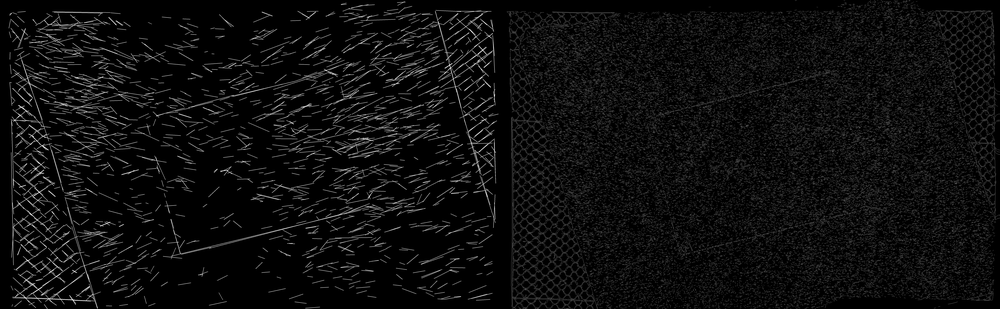
#> input picture shape_detect_output/black1_combined_output.png, 1000 x 309 px, shrunk from 9040 x 2790 before the run, given in place of purple1.jpg, which was not available
$ python shape_detect.py   (older library calls are emulated)
#> lines starting #> are read from the running program, lines starting #| are printed output that depends on the picture; after the words box and inside, x2 and y2 are one past the last pixel; in counts of white or black regions, pixels touching at a corner belong together; pictures that were not available may be replaced by others from this repository, and a replacement may not be noted
### simplification.py
import cv2
import numpy as np
import matplotlib.pyplot as plt


def morphology_diff(image):
    kernel = cv2.getStructuringElement(cv2.MORPH_ELLIPSE, (101, 101))
    img_eroded = cv2.erode(image, kernel, iterations=1)
    img_morphed = cv2.dilate(img_eroded, kernel, iterations=1)

    difference_with_morph = cv2.absdiff(image, img_morphed)
    difference_with_morph_gray = cv2.cvtColor(difference_with_morph, cv2.COLOR_BGR2GRAY)
    difference_with_morph_gray_inversed = 255 - difference_with_morph_gray
    blurred = cv2.GaussianBlur(difference_with_morph_gray_inversed, (5, 5), 10)
    contour_emphasized = cv2.addWeighted(
        difference_with_morph_gray_inversed, 1.5, blurred, -0.5, 0
    )
    sharp_blurred = cv2.GaussianBlur(contour_emphasized, (5, 5), 10)
    return (
        img_eroded,
        img_morphed,
        difference_with_morph_gray,
        difference_with_morph_gray_inversed,
        contour_emphasized,
        sharp_blurred,
    )


# [28 lines left out: functions morphology_diff_binary, morph, blur, not called in this run]


def nothing(image):
    image_gray = cv2.cvtColor(image, cv2.COLOR_BGR2GRAY)
    return image_gray


# [62 lines that do not run on import are left out]

### line_merge.py
import numpy as np
from scipy.spatial import KDTree
from collections import defaultdict


def calculate_angle(x1, y1, x2, y2):
    """두 점을 연결하는 선의 각도(기울기) 계산 (라디안 -> 도)"""
    angle = np.degrees(np.arctan2(y2 - y1, x2 - x1))
    if angle > 135:
        angle -= 180
    elif angle < -45:
        angle += 180
    return angle


def create_kd_tree(points):
    """KDTree 생성"""
    return KDTree(points)


def find_connected_segments(segments, distance_threshold=50, angle_threshold=10.0):
    """선분 간 거리와 각도를 고려하여 연결된 선분 찾기"""
    points = []
    segment_info = {}

    for i, (x1, y1, x2, y2) in enumerate(segments):
        angle = calculate_angle(x1, y1, x2, y2)
        points.append((x1, y1))
        points.append((x2, y2))
        segment_info[(x1, y1)] = (i, angle)
        segment_info[(x2, y2)] = (i, angle)

    kd_tree = create_kd_tree(points)
    adj_list = defaultdict(list)

    for i, (x1, y1, x2, y2) in enumerate(segments):
        angle_i = calculate_angle(x1, y1, x2, y2)

        # 🔥 시점과 가까운 점 찾기
        _, indices = kd_tree.query([x2, y2], k=30)
        for idx in indices:
            if idx >= len(points):
                continue
            x_near, y_near = points[idx]
            if (x_near, y_near) in segment_info:
                neighbor, angle_j = segment_info[(x_near, y_near)]
                angle_new = calculate_angle(x1, y1, x_near, y_near)
                r = np.linalg.norm([x1 - x_near, y1 - y_near])
                # ✅ 거리 & 각도 차이 조건 추가
                if (
                    neighbor != i
                    and r < distance_threshold
                    and abs(angle_i - angle_new) < angle_threshold
                ):
                    # print(angle_i, angle_j, angle_new, abs(angle_i - angle_j))
                    if abs(angle_i - angle_j) < angle_threshold:
                        adj_list[i].append(neighbor)

        # 🔥 종점과 가까운 점 찾기
        _, indices = kd_tree.query([x2, y2], k=30)
        for idx in indices:
            if idx >= len(points):
                continue
            x_near, y_near = points[idx]
            if (x_near, y_near) in segment_info:
                neighbor, angle_j = segment_info[(x_near, y_near)]
                angle_new = calculate_angle(x2, y2, x_near, y_near)
                r = np.linalg.norm([x2 - x_near, y2 - y_near])
                if (
                    neighbor != i
                    and r < distance_threshold
                    and abs(angle_i - angle_new) < angle_threshold
                ):
                    # print(angle_i, angle_j, angle_new, abs(angle_i - angle_j))
                    if abs(angle_i - angle_j) < angle_threshold:
                        adj_list[i].append(neighbor)

    return adj_list


def dfs(idx, adj_list, visited, group):
    if visited[idx]:  # 🔥 이미 방문했으면 바로 리턴
        return
    """DFS로 연결된 선분들을 그룹화"""
    visited[idx] = True
    group.append(idx)

    for neighbor in adj_list[idx]:
        if 0 <= neighbor < len(visited) and not visited[neighbor]:  # 유효성 체크
            dfs(neighbor, adj_list, visited, group)


def merge_segments(segments, adj_list):
    """연결된 선분 그룹을 찾아 병합"""
    visited = [False] * len(segments)
    result = []

    for i in range(len(segments)):
        if not visited[i]:
            group = []
            dfs(i, adj_list, visited, group)
            if len(group) <= 2:
                continue
            merged_segment = merge_group(segments, group)
            result.append(merged_segment)

    return result


def merge_group(segments, group):
    """그룹화된 선분을 하나의 긴 선분으로 병합"""
    group_points = []
    for idx in group:
        x1, y1, x2, y2 = segments[idx]
        group_points.append((x1, y1))
        group_points.append((x2, y2))

    # x 또는 y 기준으로 정렬
    group_points = sorted(group_points, key=lambda p: (p[1], p[0]))

    return [
        group_points[0][0],
        group_points[0][1],
        group_points[-1][0],
        group_points[-1][1],
    ]


def merge_all_segments(segments):
    """전체 선분을 병합"""
    adj_list = find_connected_segments(segments)
    merged_segments = merge_segments(segments, adj_list)
    return merged_segments


# [12 lines that do not run on import are left out]

### shape_detect.py
import time

import cv2
import numpy as np
from sklearn.linear_model import RANSACRegressor


from simplification import morphology_diff
import matplotlib.pyplot as plt
from line_merge import merge_all_segments
import sys

sys.setrecursionlimit(5000)  # 🔥 재귀 호출 한도 증가


# [44 lines left out: functions Hough, RANSAC, not called in this run]


def line_detector(img_gray):
    # 선 감지기 생성
    detector = cv2.createLineSegmentDetector()
    # 선 감지
    lines, _, _, _ = detector.detect(img_gray)
    lines = lines.squeeze()
    merged_lines = merge_all_segments(lines)
    # 감지된 선 그리기
    output_img_merged = np.zeros_like(img_gray)
    for line in merged_lines:
        x1, y1, x2, y2 = line
        cv2.line(output_img_merged, (int(x1), int(y1)), (int(x2), int(y2)), 255, 2)
    output_img_not_merged = np.zeros_like(img_gray)
    for line in lines:
        x1, y1, x2, y2 = line
        cv2.line(output_img_not_merged, (int(x1), int(y1)), (int(x2), int(y2)), 255, 2)

    return output_img_merged, output_img_not_merged


def line_detector_without_merge(img_gray):
    # 선 감지기 생성
    detector = cv2.createLineSegmentDetector()

    # 선 감지
    lines = detector.detect(img_gray)[0]
    # 감지된 선 그리기
    drawing_paper = np.ones_like(img_gray) * 255
    output_img = detector.drawSegments(drawing_paper, lines)
    output_img = cv2.cvtColor(output_img, cv2.COLOR_BGR2GRAY)
    output_img_binary = cv2.threshold(
        output_img, 0, 255, cv2.THRESH_BINARY + cv2.THRESH_OTSU
    )[1]
    output_img_binary_inversed = 255 - output_img_binary
    return output_img_binary_inversed


# [34 lines left out: functions detect_SED, sobel, laplacian, scharr, not called in this run]


def canny(img):
    canny = cv2.Canny(img, 150, 250)
    return canny


if __name__ == "__main__":
    file_name = "purple1"
    image_path = f"C:/Users/UserK/Desktop/fin/{file_name}.jpg"
    image = cv2.imread(image_path)
#> image is the input picture: shape (309, 1000, 3); min 0, max 240, mean 13.7
    image_rgb = cv2.cvtColor(image, cv2.COLOR_BGR2RGB)
    _, _, _, img_gray, _, _ = morphology_diff(image)
#> in morphology_diff, `img_eroded = cv2.erode(image, kernel, iterations=1)`: img_eroded: shape (309, 1000, 3); every value is 0
#> in morphology_diff, `difference_with_morph_gray_inversed = 255 - difference_with_morph_gray`:
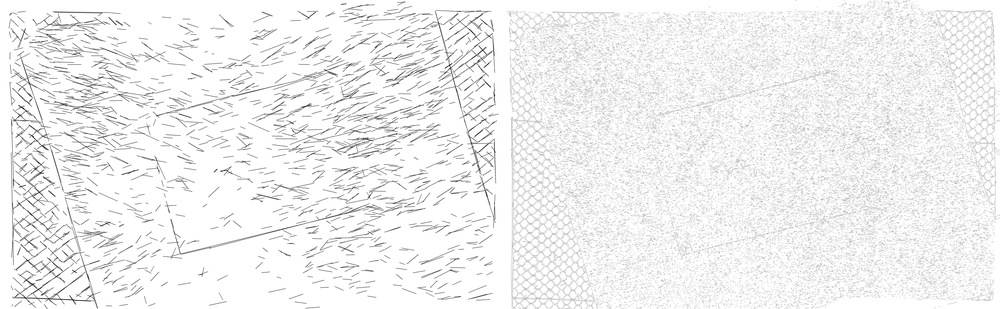
#> difference_with_morph_gray_inversed: shape (309, 1000); min 15, max 255, mean 241.3
#> in morphology_diff, `blurred = cv2.GaussianBlur(difference_with_morph_gray_inversed, (5, 5)..`:
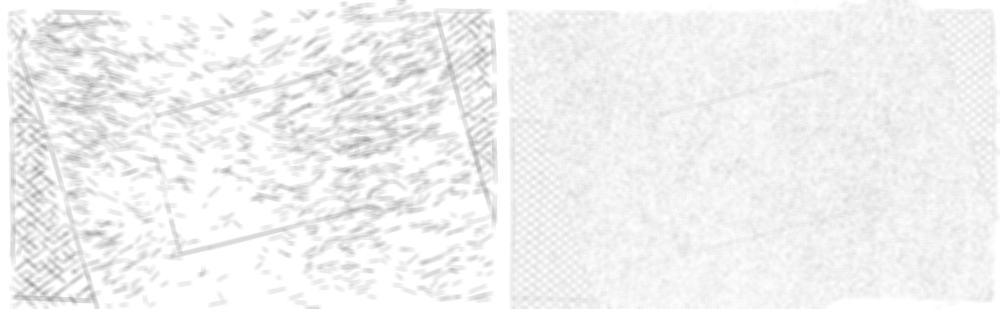
#> blurred: shape (309, 1000); min 162, max 255, mean 241.3
    # img_gray = cv2.cvtColor(image, cv2.COLOR_BGR2GRAY)

    line_image = line_detector_without_merge(img_gray)
#> in line_detector_without_merge, `lines = detector.detect(img_gray)[0]`: lines = 979 rows, first 6: [74.93, 305.2, 69.97, 298.9], [348.1, 138, 366.9, 136.3], [26.89, 298.7, 11.9, 298.3], [336, 75.82, 327, 72.73], [41.68, 172.8, 31.18, 180.2], [338.1, 168.2, 350.8, 167]
#> in line_detector_without_merge, `output_img = detector.drawSegments(drawing_paper, lines)`:
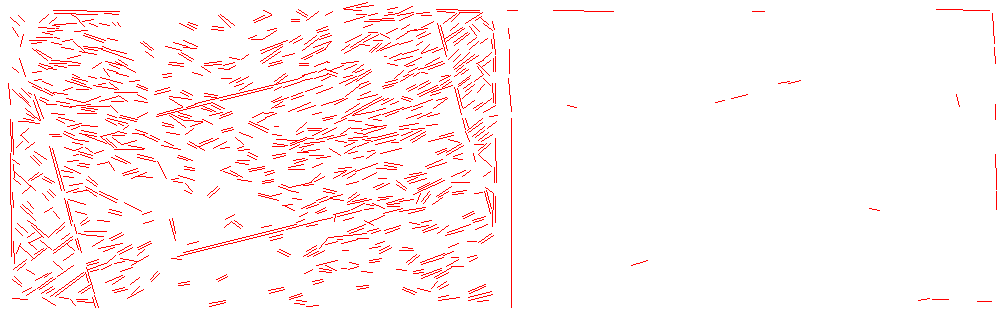
#> output_img: shape (309, 1000, 3); mean of channels 0, 1, 2 243.3, 243.3, 255; drawn as B, G, R
#> in line_detector_without_merge, `output_img = detector.drawSegments(drawing_paper, lines)`: drawing_paper: shape (309, 1000); every value is 255
#> in line_detector_without_merge, `output_img = cv2.cvtColor(output_img, cv2.COLOR_BGR2GRAY)`:
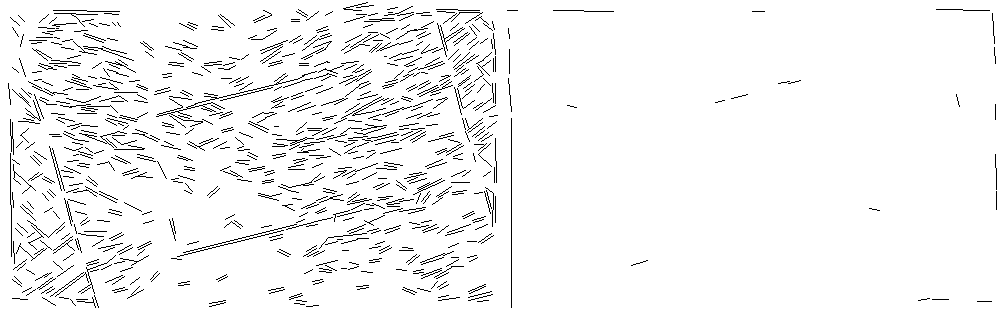
#> output_img: shape (309, 1000); values 76 (black) and 255 (white), 95.4% white; black in thin lines or dots
#> in line_detector_without_merge, `output_img_binary = cv2.threshold( output_img, 0, 255, cv2.THRESH_BINA..`: output_img_binary: shape (309, 1000); 95.4% white; black in thin lines or dots
#> in line_detector_without_merge, `output_img_binary_inversed = 255 - output_img_binary`: output_img_binary_inversed: shape (309, 1000); 4.6% white in thin lines or dots
    merged_lines = line_detector(line_image)
#> in line_detector, `lines, _, _, _ = detector.detect(img_gray)`: lines = 1100 rows, first 6: [405.3, 32.65, 426.7, 28.51], [414.6, 27.67, 406.7, 30.04], [298.1, 139.2, 276.9, 137.8], [344.4, 9.62, 359.3, 10.92], [75.68, 21.27, 54.37, 23.1], [114.4, 149.9, 141.9, 149.8]
#> the loop in find_connected_segments, `for i, (x1, y1, x2, y2) in enumerate(segments):` made 1100 passes
#> (x1, y1, x2, y2) on passes 1 to 3: (405.3, 32.65, 426.7, 28.51), (414.6, 27.67, 406.7, 30.04), (298.1, 139.2, 276.9, 137.8)
#> after the loop in find_connected_segments, `for i, (x1, y1, x2, y2) in enumerate(segments):`: points = 2200 pairs, first value 6.37 to 997.5, second value 0.998 to 306.9; segment_info = 2200 items
#> the loop in find_connected_segments, `for i, (x1, y1, x2, y2) in enumerate(segments):` made 1100 passes
#> (x1, y1, x2, y2) on passes 8 to 10: (391.9, 17.21, 369.4, 18.02), (364.3, 22.02, 393.1, 20.75), (318.3, 147.6, 301.9, 150.7)
#> the loop in line_detector, `for line in merged_lines:` made 84 passes
#> line on passes 1 to 12: [414.4, 14.43, 269, 66.76], [276.9, 137.8, 288.1, 144.2], [344.4, 9.62, 364.3, 22.02], [75.68, 21.27, 74.27, 32.55], [39.01, 61.75, 179.3, 105.7], [490.1, 51.56, 274.3, 159], [310.7, 180.8, 270.6, 194.4], [436.2, 45.69, 156.6, 117.1], [82.27, 35.76, 132.2, 60.99], [6.37, 83.03, 15, 261.9], [184, 38.96, 193, 47.3], [348.1, 118.5, 359.4, 128.8]
#> after the loop in line_detector, `for line in merged_lines:`:
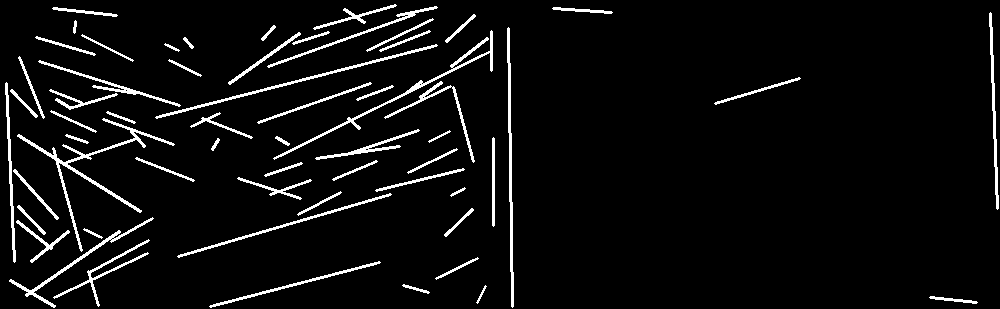
#> output_img_merged: shape (309, 1000); 5.3% white in thin lines or dots
#> the loop in line_detector, `for line in lines:` made 1100 passes
#> after the loop in line_detector, `for line in lines:`:
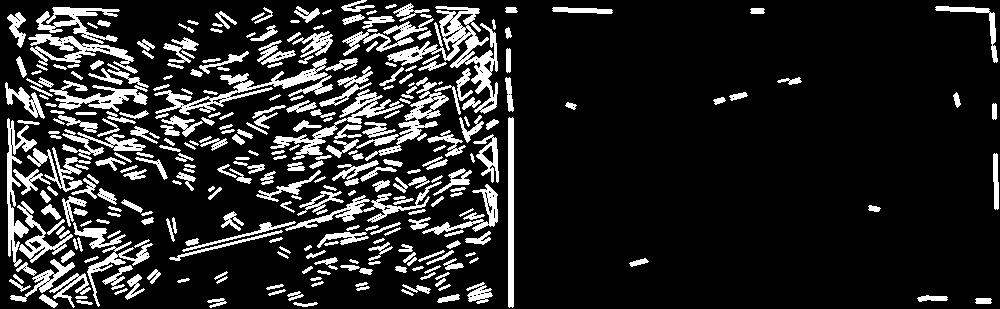
#> output_img_not_merged: shape (309, 1000); 15.7% white; 322 white regions (2 under 20 px), largest, box (x1, y1, x2, y2) and area: (387, 6, 498, 114) 2954, (154, 58, 328, 115) 1803, (270, 89, 404, 160) 1521
    # contour_image = contours(line_image)
#> (the run stopped early here; a loop or call above may not have finished)

$ run again, on shape_detect_output/white1_combined_output.png
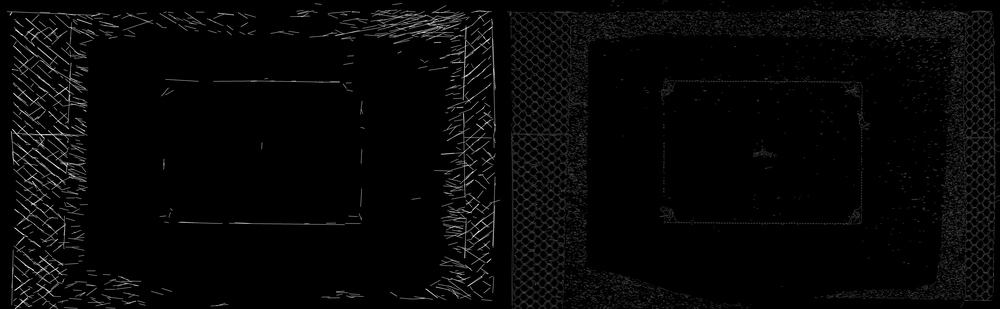
#> input picture shape_detect_output/white1_combined_output.png, 1000 x 309 px, shrunk from 9040 x 2790 before the run, given in place of purple1.jpg, which was not available
#> image is the input picture: shape (309, 1000, 3); min 0, max 242, mean 6.6
#> img_eroded: shape (309, 1000, 3); every value is 0
#> in line_detector_without_merge, `lines = detector.detect(img_gray)[0]`: lines = 512 rows, first 6: [36.13, 130.3, 46.61, 133.9], [492.4, 19.35, 495.3, 88.19], [66.06, 166, 59.55, 162.8], [54.05, 126.2, 70.34, 134.9], [17.46, 142.6, 27.95, 152.1], [493.2, 116.9, 491.1, 38.11]
#> drawing_paper: shape (309, 1000); every value is 255
#> in line_detector_without_merge, `output_img = cv2.cvtColor(output_img, cv2.COLOR_BGR2GRAY)`:
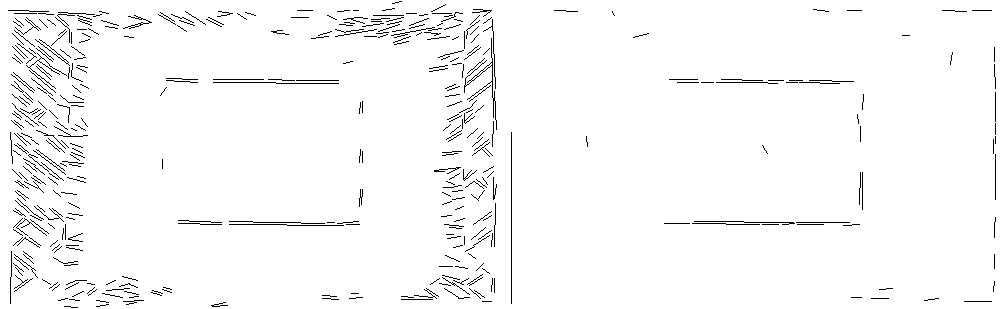
#> output_img: shape (309, 1000); values 76 (black) and 255 (white), 97.4% white; black in thin lines or dots
#> output_img_binary: shape (309, 1000); 97.4% white; black in thin lines or dots
#> output_img_binary_inversed: shape (309, 1000); 2.6% white in thin lines or dots
#> in line_detector, `lines, _, _, _ = detector.detect(img_gray)`: lines = 599 rows, first 6: [459.5, 165.5, 434.3, 169], [490.5, 9.29, 473.1, 7.39], [494.5, 198.1, 497.4, 184.2], [497.2, 128.2, 494.6, 91.86], [434.4, 171.9, 444.4, 171.8], [783, 225, 794.2, 223.3]
#> the loop in find_connected_segments, `for i, (x1, y1, x2, y2) in enumerate(segments):` made 599 passes
#> (x1, y1, x2, y2) on passes 1 to 3: (459.5, 165.5, 434.3, 169), (490.5, 9.29, 473.1, 7.39), (494.5, 198.1, 497.4, 184.2)
#> after the loop in find_connected_segments, `for i, (x1, y1, x2, y2) in enumerate(segments):`: points = 1198 pairs, first value 8.1 to 996.2, second value 1.9 to 306.9; segment_info = 1198 items
#> the loop in find_connected_segments, `for i, (x1, y1, x2, y2) in enumerate(segments):` made 599 passes
#> (x1, y1, x2, y2) on passes 8 to 10: (490.7, 86.87, 492.4, 116.8), (280.7, 28.73, 270.8, 30.37), (66.81, 239.8, 80.8, 242)
#> the loop in line_detector, `for line in merged_lines:` made 48 passes
#> line on passes 1 to 8: [473.1, 7.39, 343.1, 17.7], [491.5, 176.9, 494.9, 245.6], [493.3, 20.62, 493.3, 145.6], [694.4, 219.8, 843.1, 226.4], [462.8, 31.87, 462.5, 90.71], [100.5, 9.85, 193.4, 25.96], [8.11, 8.56, 73.2, 16.31], [171.8, 76.51, 336.9, 84.02]
#> the loop in line_detector, `for line in lines:` made 599 passes
#> after the loop in line_detector, `for line in lines:`:
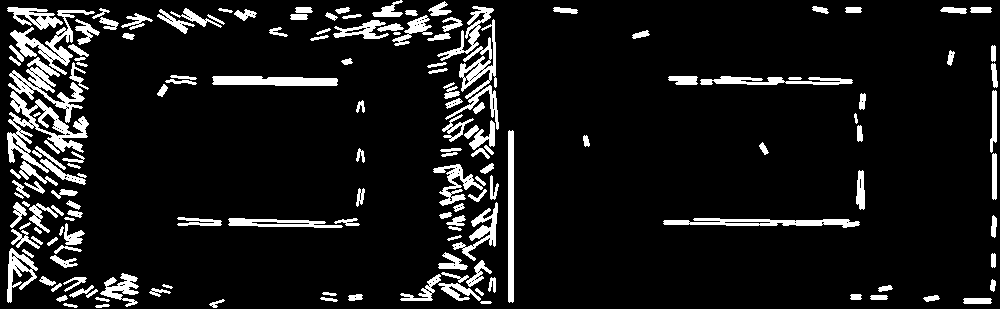
#> output_img_not_merged: shape (309, 1000); 9.7% white; 161 white regions, largest, box (x1, y1, x2, y2) and area: (7, 91, 89, 173) 2036, (8, 57, 85, 123) 1362, (10, 10, 95, 75) 1268
